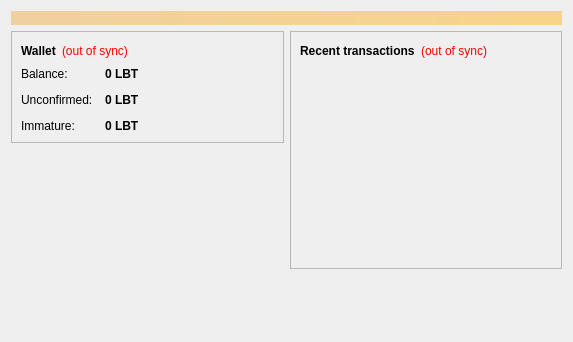
<?xml version="1.0" encoding="UTF-8"?>
<ui version="4.0">
 <class>OverviewPage</class>
 <widget class="QWidget" name="OverviewPage">
  <property name="geometry">
   <rect>
    <x>0</x>
    <y>0</y>
    <width>573</width>
    <height>342</height>
   </rect>
  </property>
  <property name="windowTitle">
   <string>Form</string>
  </property>
  <layout class="QVBoxLayout" name="topLayout">
   <item>
    <widget class="QLabel" name="labelAlerts">
     <property name="visible">
      <bool>false</bool>
     </property>
     <property name="styleSheet">
      <string notr="true">background-color: qlineargradient(x1: 0, y1: 0, x2: 1, y2: 0, stop:0 #F0D0A0, stop:1 #F8D488); color:#000000;</string>
     </property>
     <property name="wordWrap">
      <bool>true</bool>
     </property>
     <property name="margin">
      <number>3</number>
     </property>
    </widget>
   </item>
   <item>
    <layout class="QHBoxLayout" name="horizontalLayout" stretch="1,1">
     <item>
      <layout class="QVBoxLayout" name="verticalLayout_2">
       <item>
        <widget class="QFrame" name="frame">
         <property name="frameShape">
          <enum>QFrame::StyledPanel</enum>
         </property>
         <property name="frameShadow">
          <enum>QFrame::Raised</enum>
         </property>
         <layout class="QVBoxLayout" name="verticalLayout_4">
          <item>
           <layout class="QHBoxLayout" name="horizontalLayout_4">
            <item>
             <widget class="QLabel" name="label_5">
              <property name="font">
               <font>
                <weight>75</weight>
                <bold>true</bold>
               </font>
              </property>
              <property name="text">
               <string>Wallet</string>
              </property>
             </widget>
            </item>
            <item>
             <widget class="QLabel" name="labelWalletStatus">
              <property name="toolTip">
               <string>The displayed information may be out of date. Your wallet automatically synchronizes with the Lobitcoin network after a connection is established, but this process has not completed yet.</string>
              </property>
              <property name="styleSheet">
               <string notr="true">QLabel { color: red; }</string>
              </property>
              <property name="text">
               <string notr="true">(out of sync)</string>
              </property>
              <property name="alignment">
               <set>Qt::AlignLeading|Qt::AlignLeft|Qt::AlignVCenter</set>
              </property>
             </widget>
            </item>
            <item>
             <spacer name="horizontalSpacer_2">
              <property name="orientation">
               <enum>Qt::Horizontal</enum>
              </property>
              <property name="sizeHint" stdset="0">
               <size>
                <width>40</width>
                <height>20</height>
               </size>
              </property>
             </spacer>
            </item>
           </layout>
          </item>
          <item>
           <layout class="QFormLayout" name="formLayout_2">
            <property name="fieldGrowthPolicy">
             <enum>QFormLayout::AllNonFixedFieldsGrow</enum>
            </property>
            <property name="horizontalSpacing">
             <number>12</number>
            </property>
            <property name="verticalSpacing">
             <number>12</number>
            </property>
            <item row="0" column="0">
             <widget class="QLabel" name="label">
              <property name="text">
               <string>Balance:</string>
              </property>
             </widget>
            </item>
            <item row="0" column="1">
             <widget class="QLabel" name="labelBalance">
              <property name="font">
               <font>
                <weight>75</weight>
                <bold>true</bold>
               </font>
              </property>
              <property name="cursor">
               <cursorShape>IBeamCursor</cursorShape>
              </property>
              <property name="toolTip">
               <string>Your current balance</string>
              </property>
              <property name="text">
               <string notr="true">0 LBT</string>
              </property>
              <property name="textInteractionFlags">
               <set>Qt::LinksAccessibleByMouse|Qt::TextSelectableByKeyboard|Qt::TextSelectableByMouse</set>
              </property>
             </widget>
            </item>
            <item row="1" column="0">
             <widget class="QLabel" name="label_3">
              <property name="text">
               <string>Unconfirmed:</string>
              </property>
             </widget>
            </item>
            <item row="1" column="1">
             <widget class="QLabel" name="labelUnconfirmed">
              <property name="font">
               <font>
                <weight>75</weight>
                <bold>true</bold>
               </font>
              </property>
              <property name="cursor">
               <cursorShape>IBeamCursor</cursorShape>
              </property>
              <property name="toolTip">
               <string>Total of transactions that have yet to be confirmed, and do not yet count toward the current balance</string>
              </property>
              <property name="text">
               <string notr="true">0 LBT</string>
              </property>
              <property name="textInteractionFlags">
               <set>Qt::LinksAccessibleByMouse|Qt::TextSelectableByKeyboard|Qt::TextSelectableByMouse</set>
              </property>
             </widget>
            </item>
            <item row="2" column="0">
             <widget class="QLabel" name="labelImmatureText">
              <property name="text">
               <string>Immature:</string>
              </property>
             </widget>
            </item>
            <item row="2" column="1">
             <widget class="QLabel" name="labelImmature">
              <property name="font">
               <font>
                <weight>75</weight>
                <bold>true</bold>
               </font>
              </property>
              <property name="toolTip">
               <string>Mined balance that has not yet matured</string>
              </property>
              <property name="text">
               <string notr="true">0 LBT</string>
              </property>
              <property name="textInteractionFlags">
               <set>Qt::LinksAccessibleByMouse|Qt::TextSelectableByKeyboard|Qt::TextSelectableByMouse</set>
              </property>
             </widget>
            </item>
           </layout>
          </item>
         </layout>
        </widget>
       </item>
       <item>
        <spacer name="verticalSpacer">
         <property name="orientation">
          <enum>Qt::Vertical</enum>
         </property>
         <property name="sizeHint" stdset="0">
          <size>
           <width>20</width>
           <height>40</height>
          </size>
         </property>
        </spacer>
       </item>
      </layout>
     </item>
     <item>
      <layout class="QVBoxLayout" name="verticalLayout_3">
       <item>
        <widget class="QFrame" name="frame_2">
         <property name="frameShape">
          <enum>QFrame::StyledPanel</enum>
         </property>
         <property name="frameShadow">
          <enum>QFrame::Raised</enum>
         </property>
         <layout class="QVBoxLayout" name="verticalLayout">
          <item>
           <layout class="QHBoxLayout" name="horizontalLayout_2">
            <item>
             <widget class="QLabel" name="label_4">
              <property name="text">
               <string>&lt;b&gt;Recent transactions&lt;/b&gt;</string>
              </property>
             </widget>
            </item>
            <item>
             <widget class="QLabel" name="labelTransactionsStatus">
              <property name="toolTip">
               <string>The displayed information may be out of date. Your wallet automatically synchronizes with the Lobitcoin network after a connection is established, but this process has not completed yet.</string>
              </property>
              <property name="styleSheet">
               <string notr="true">QLabel { color: red; }</string>
              </property>
              <property name="text">
               <string notr="true">(out of sync)</string>
              </property>
              <property name="alignment">
               <set>Qt::AlignRight|Qt::AlignTrailing|Qt::AlignVCenter</set>
              </property>
             </widget>
            </item>
            <item>
             <spacer name="horizontalSpacer">
              <property name="orientation">
               <enum>Qt::Horizontal</enum>
              </property>
              <property name="sizeHint" stdset="0">
               <size>
                <width>40</width>
                <height>20</height>
               </size>
              </property>
             </spacer>
            </item>
           </layout>
          </item>
          <item>
           <widget class="QListView" name="listTransactions">
            <property name="styleSheet">
             <string notr="true">QListView { background: transparent; }</string>
            </property>
            <property name="frameShape">
             <enum>QFrame::NoFrame</enum>
            </property>
            <property name="verticalScrollBarPolicy">
             <enum>Qt::ScrollBarAlwaysOff</enum>
            </property>
            <property name="horizontalScrollBarPolicy">
             <enum>Qt::ScrollBarAlwaysOff</enum>
            </property>
            <property name="selectionMode">
             <enum>QAbstractItemView::NoSelection</enum>
            </property>
           </widget>
          </item>
         </layout>
        </widget>
       </item>
       <item>
        <spacer name="verticalSpacer_2">
         <property name="orientation">
          <enum>Qt::Vertical</enum>
         </property>
         <property name="sizeHint" stdset="0">
          <size>
           <width>20</width>
           <height>40</height>
          </size>
         </property>
        </spacer>
       </item>
      </layout>
     </item>
    </layout>
   </item>
  </layout>
 </widget>
 <resources/>
 <connections/>
</ui>
